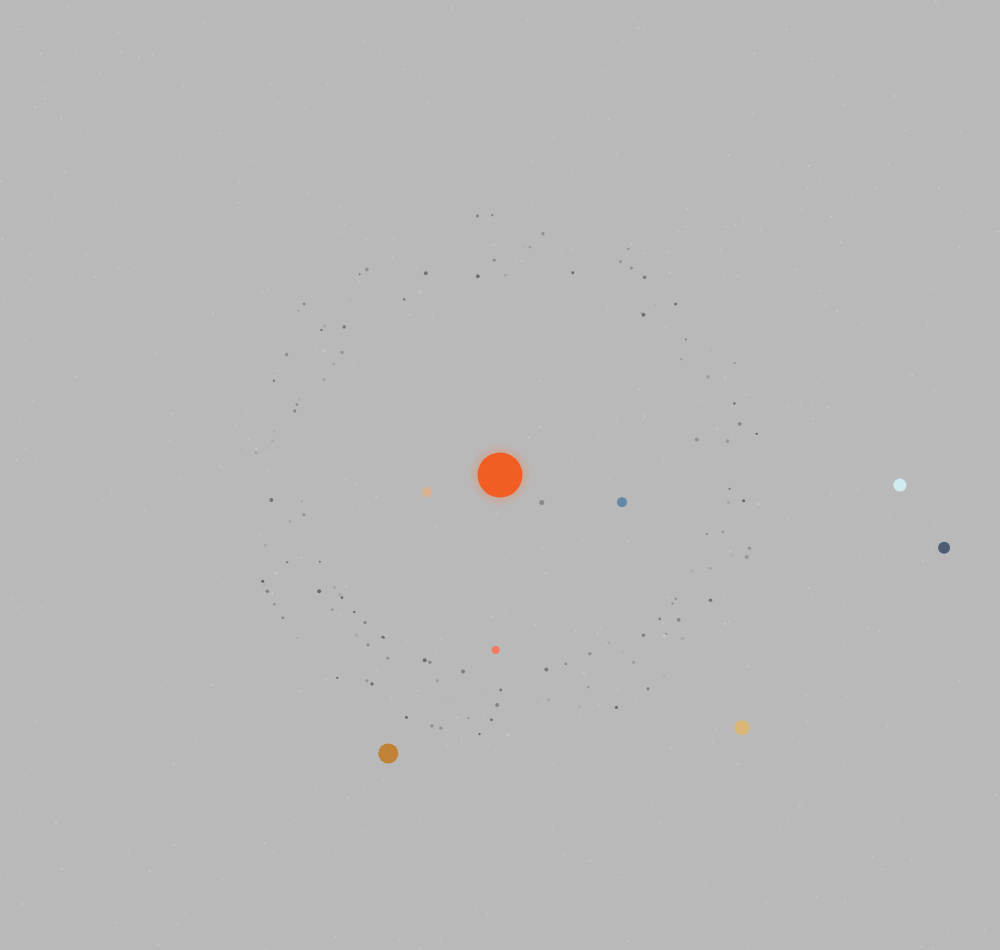
Frame 1 (no input)
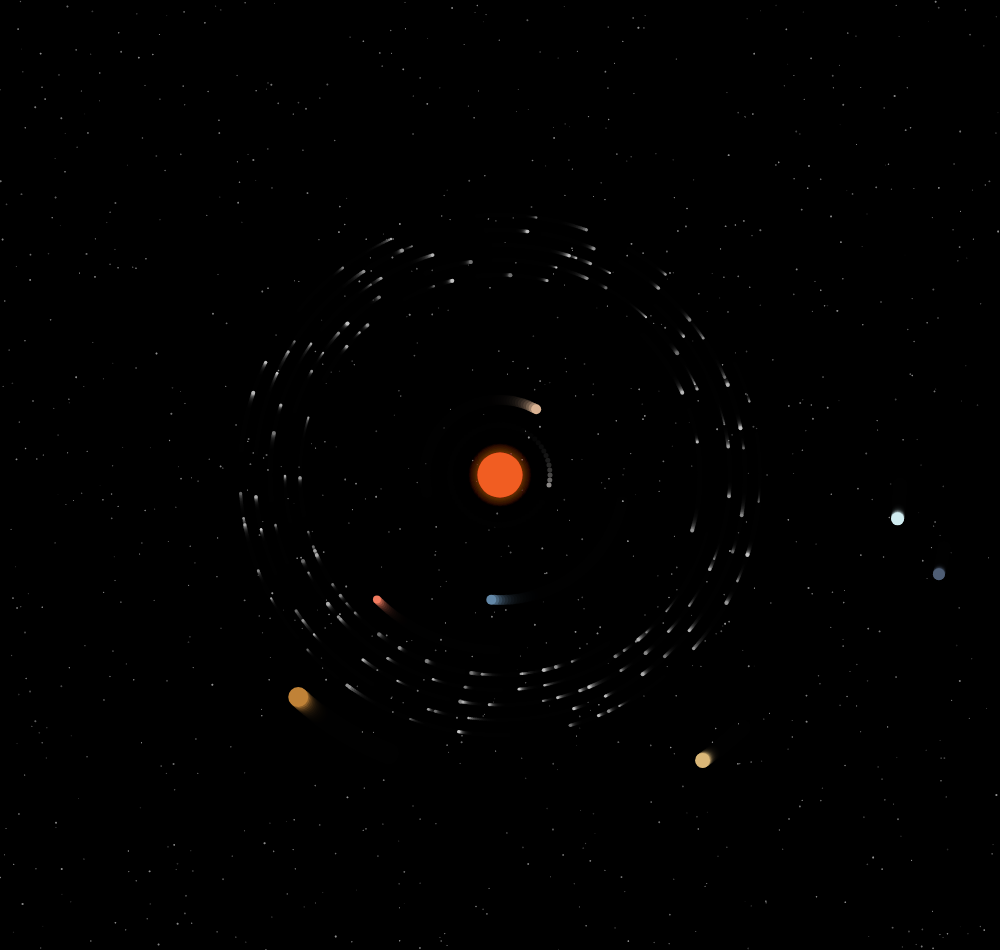
Frame 60 (no input)
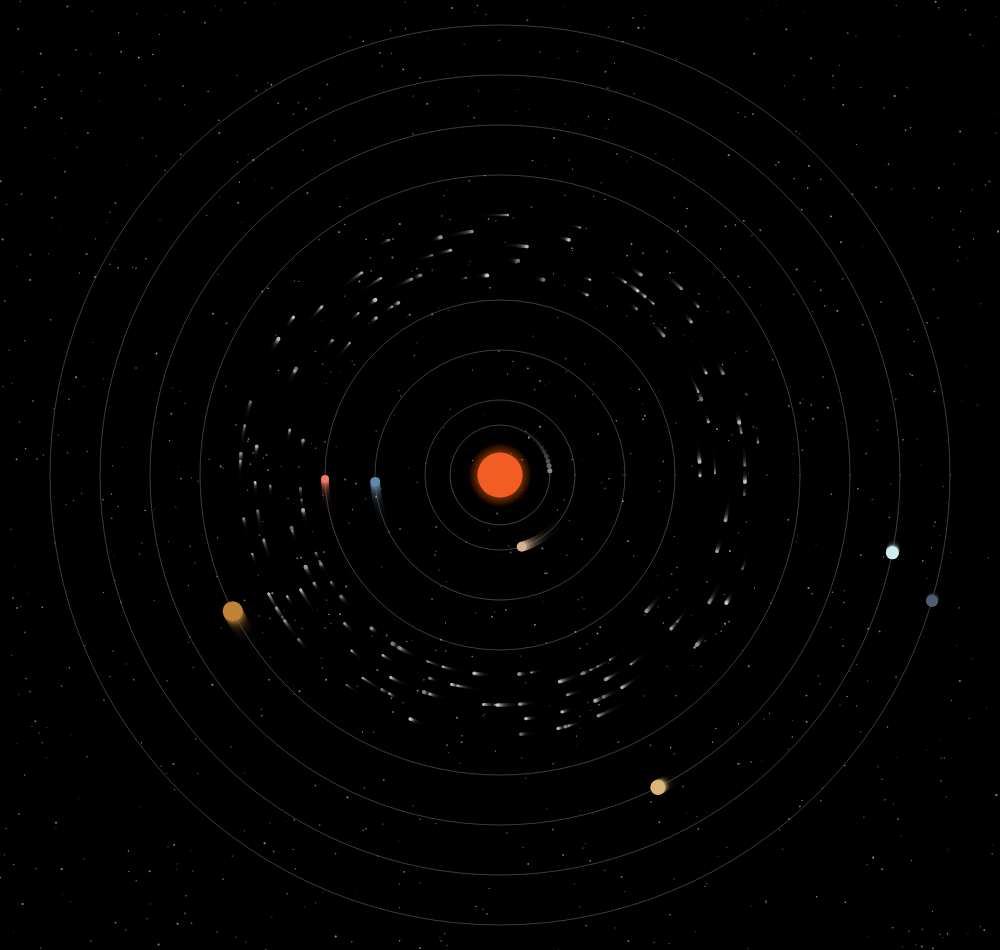
Frame 120 (the mouse pressed at the canvas centre since frame 60)

The p5.js sketch that drew these frames (run headless with seeded random() and noise() and a simulated clock; from frame 60 on, the mouse is pressed at the canvas centre):

// p5.js sketch
// ── sketch.js
let w = 1000;
let h = 950;
let start = 25;
let rotation = 10; // based on mercury rotation
let opacity = 70

class Celestial {
  constructor(x, y, r, d, a, s, c) {
    // Initial x and y coordinates
    this.xPos = x;
    this.yPos = y;
    
    // Radius of celestial bodies
    this.radius = r;
    
    // Distance from center
    this.distance = d;
    
    // Angle at which the celestial bodies spawn
    // Also used for rotation -> constantly updated
    this.angle = a;
    
    // Speed of revolution
    this.speed = s;
    
    // Variables for rotation
    // Since xPos and yPos designate intial position, i.e., center of ellipses
    this.x = 0;
    this.y = 0;
    
    // Colour of objects
    this.color = c;

    // Display function
    this.display = function () {
      fill(this.color);
      ellipse(this.x, this.y, this.radius);
    };
  }

  // Move objects in a circle by updating the angle
  move() {
    this.x = this.xPos + this.distance * cos(this.angle / this.speed);
    this.y = this.yPos + this.distance * sin(this.angle / this.speed);

    this.angle++;
  }
}

// Asteroid belt 
class Belt {
  constructor(m, n) {
    // Number of belts
    this.n_belts = m;
    
    // Number of asteroids in belt
    this.n_rocks = n;
    
    // Array for storing asteroid objects
    this.beltArray = [];
  }

  // Produces a 2d array - this.beltArray[] 
  add_asteroids() {
    for (let i = 1; i <= this.n_belts + 1; i++) {
      let belt = [];
      for (let j = 1; j <= this.n_rocks; j++) {
        belt[j] = new Celestial(
          width / 2,
          height / 2,
          random(2, 4),
          i * (start - 10) + 170,
          j * 130 + i * random(10, 15),
          random(12.5, 37.5) * rotation,
          random(100, 200)
        );
      }
      this.beltArray.push(belt);
    }
  }

  // Displays each meteor by calling Celestial
  display_meteors() {
    for (let i = 1; i <= this.n_belts; i++) {
      for (let j = 1; j <= this.n_rocks; j++) {
        this.beltArray[i][j].move();
        this.beltArray[i][j].display();
      }
    }
  }
}

// Celestial object variables
let sun;
let mercury;
let venus;
let earth;
let mars;
let jupiter;
let saturn;
let uran;
let neptune;

// Asteroid belt
let belt;

// Alpha value for orbits when clicking screen
let val = 0;

function setup() {
  createCanvas(w, h);
  noStroke();
  sun = new Celestial(width / 2, height / 2, 45, 0, 1, 1, "#f15d22");
  mercury = new Celestial(
    width / 2,
    height / 2,
    5,
    start * 2,
    random(0, 360),
    rotation,
    "#8d8a88"
  );
  
  venus = new Celestial(
    width / 2,
    height / 2,
    10,
    start * 3,
    random(0, 360),
    2.56 * rotation,
    "#d9b292"
  );
  
  earth = new Celestial(
    width / 2,
    height / 2,
    10,
    start * 5,
    random(0, 360),
    4.15 * rotation,
    "#6388a8"
  );
  
  mars = new Celestial(
    width / 2,
    height / 2,
    8,
    start * 7,
    random(0, 360),
    7.81 * rotation,
    "#f27b5f"
  );

  belt = new Belt(5, 30);
  belt.add_asteroids();

  jupiter = new Celestial(
    width / 2,
    height / 2,
    20,
    start * 12,
    random(0, 360),
    (49.7 / 3) * rotation,
    "#c08237"
  );
  
  saturn = new Celestial(
    width / 2,
    height / 2,
    15,
    start * 14,
    random(0, 360),
    (120.4 / 3) * rotation,
    "#dab778"
  );
  
  uran = new Celestial(
    width / 2,
    height / 2,
    13,
    start * 16,
    random(0, 360),
    (348.6 / 5) * rotation,
    "#d0ecf0"
  );
  neptune = new Celestial(
    width / 2,
    height / 2,
    12,
    start * 18,
    random(0, 360),
    (684.8 / 7) * rotation,
    "#4e5d74"
  );
}

function draw() {
  randomSeed(99);
  
  // Opacity can change for trail effect of moving objects
  background(0,0,0, opacity);

  // Stars
  for (let i = 0; i < 1000; i++) {
    fill(255, 255, 255, random(10, 70));
    ellipse(random(0, width), random(0, height), random(1, 2));
  }

  // If screen is pressed orbits show
  orbits();

  // Move and display each celestial body
  fill("#f28320");
  sun.move();
  sun.display();

  noStroke();

  fill("#8d8a88");
  mercury.move();
  mercury.display();

  fill("#d9b292");
  venus.move();
  venus.display();

  fill("#6388a8");
  earth.move();
  earth.display();

  fill("#f27b5f");
  mars.move();
  mars.display();

  fill("#8d8a88");
  belt.display_meteors();

  fill("#c08237");
  jupiter.move();
  jupiter.display();

  fill("#dab778");
  saturn.move();
  saturn.display();

  fill("#d0ecf0");
  uran.move();
  uran.display();

  fill("#4e5d74");
  neptune.move();
  neptune.display();
  
  // Sorry Pluto (T⌓T)
}

function orbits() {
  // Sun glow
  for (let i = 0; i < 50; i++) {
    fill(241, 93, 34, 3);
    ellipse(width / 2, height / 2, i * 1.3);
  }
  
  noFill();
  stroke(255, 255, 255, val);
  ellipse(width / 2, height / 2, start * 4);
  ellipse(width / 2, height / 2, start * 6);
  ellipse(width / 2, height / 2, start * 10);
  ellipse(width / 2, height / 2, start * 14);
  ellipse(width / 2, height / 2, start * 24);
  ellipse(width / 2, height / 2, start * 28);
  ellipse(width / 2, height / 2, start * 32);
  ellipse(width / 2, height / 2, start * 36);
  noStroke();
}

function mousePressed() {
  val = 20;
}

function mouseReleased() {
  val = 0;
}

// ── style.css
html, body {
  margin: 0;
  padding: 0;
}
canvas {
  display: block;
  border-radius: 200px;
}
